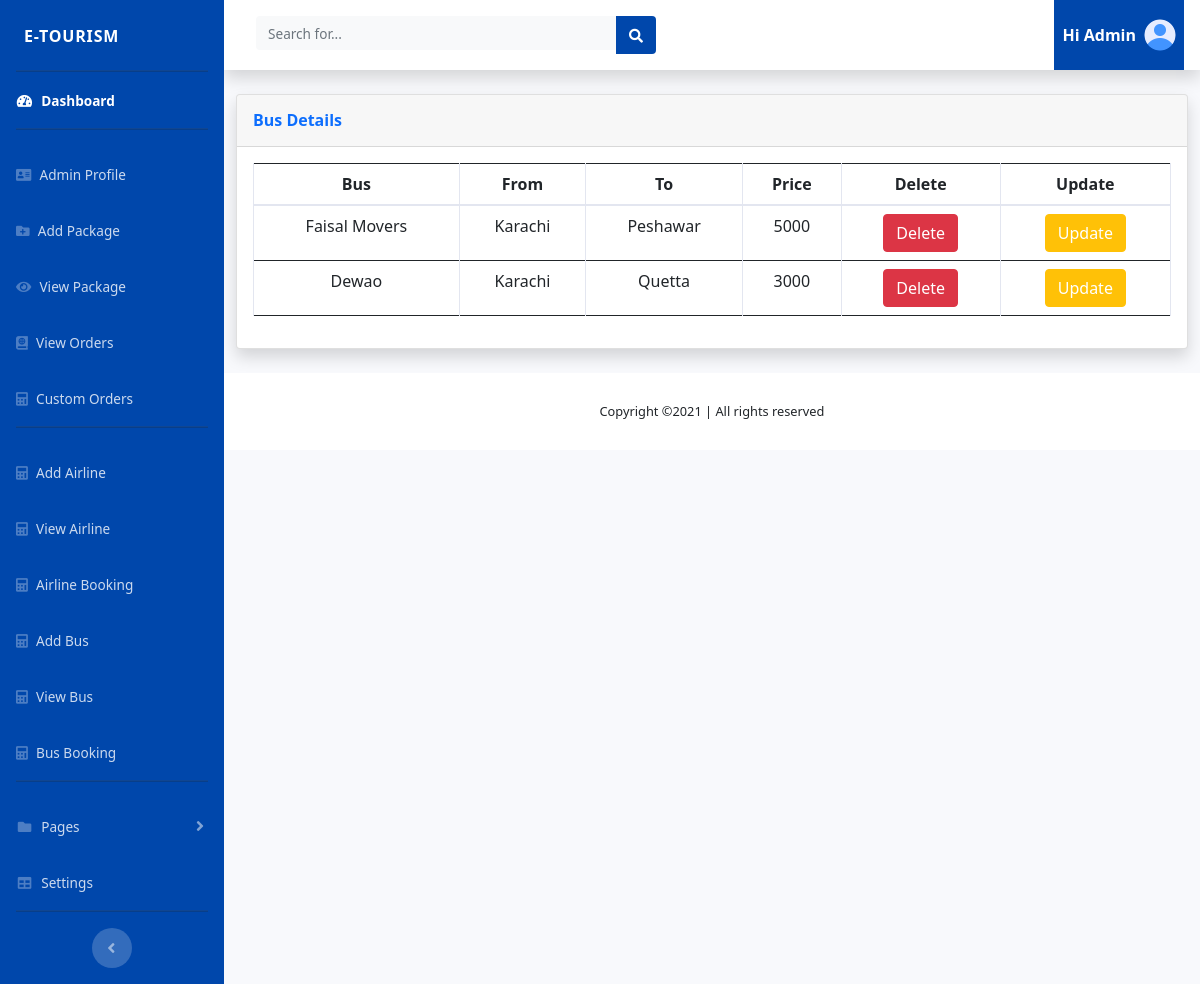
The page /admin/view_bus.php (signed in) on the database its author committed.
### tables this page shows
CREATE TABLE `bus` (
  `id` int(11) NOT NULL,
  `bus_name` varchar(50) NOT NULL,
  `bus_from` varchar(50) NOT NULL,
  `bus_to` varchar(50) NOT NULL,
  `bus_price` varchar(50) NOT NULL
);

### admin/view_bus.php (the view, shortened to what this page needs)
<?php
include('includes/header.php');
include('includes/navbar.php');
?>
<!DOCTYPE html>
<html lang="en">
<head>
    <link rel="stylesheet" href="../css/bootstrap.css">
    <link rel="stylesheet" href="../css/all.css">
    <link rel="stylesheet" href="../js/app.js">
</head>
<body>
<div class="container-fluid">
<div class="card shadow mb-4">
  <div class="card-header py-3">
    <h6 class="m-0 font-weight-bold text-primary">Bus Details</h6>
  </div>
  <div class="card-body">
    <div class="table-responsive">
      <table class="table table-bordered text-center" id="dataTable" width="100%" cellspacing="0">
        <thead>
          <tr>
        <th>Bus</th>
        <th>From</th>
        <th>To</th>
        <th>Price</th>
        <th>Delete</th>
        <th>Update</th>
          </tr>
        </thead>
        <tbody>
        <?php
        include 'config.php';
        $sqlQuery = "SELECT * FROM `bus`";
        $query = mysqli_query($con,$sqlQuery);
        while($row = mysqli_fetch_array($query))
        echo"
        <tr>
        <td>$row[bus_name]</td>
        <td>$row[bus_from]</td>
        <td>$row[bus_to]</td>
        <td>$row[bus_price]</td>
        <td><a href='delete_bus.php? id=$row[id]' class = 'btn btn-danger text-white'>Delete</a</td>
        <td><a href='update_bus.php? id=$row[id]' class = 'btn btn-warning text-white'>Update</a</td>
        </tr>
        ";
        ?>
        </tbody>
      </table>
    </div>
  </div>
</div>
</div>
</body>
</html>
<?php
include('includes/footer.php');
?>

### rows shown on the page
bus: bus_name "Faisal Movers", bus_from "Karachi", bus_to "Peshawar", bus_price "5000"
bus: bus_name "Dewao", bus_from "Karachi", bus_to "Quetta", bus_price "3000"
